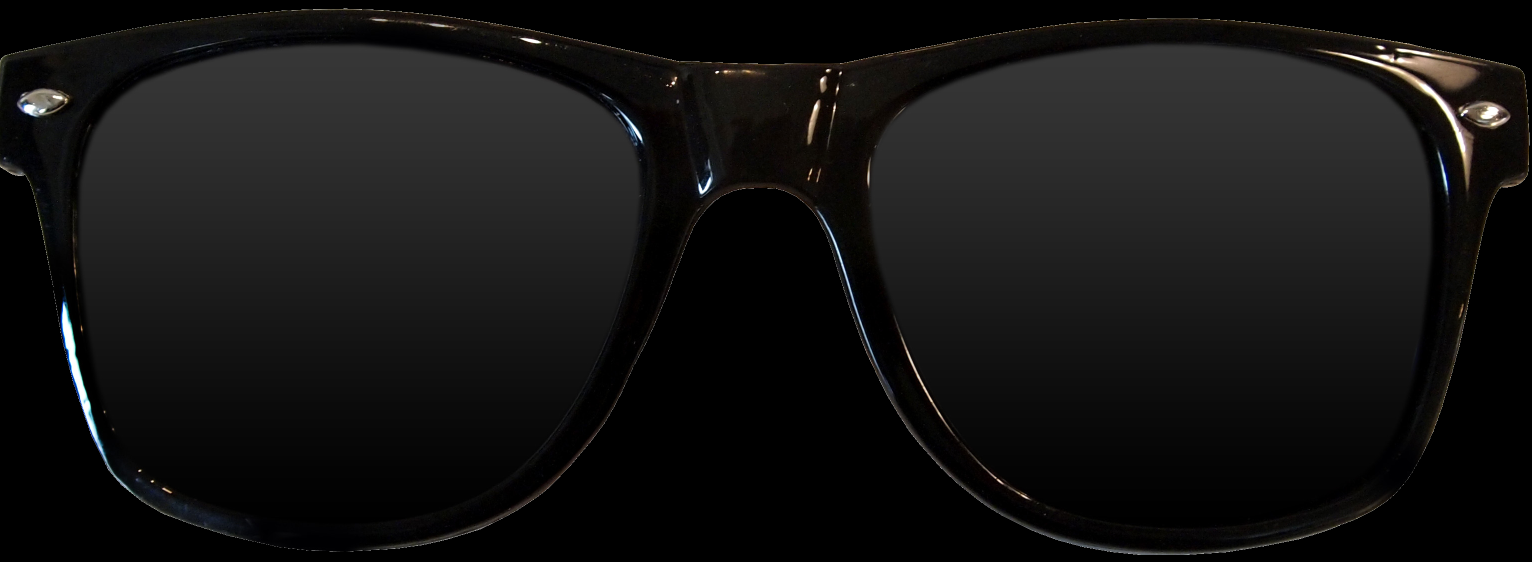
#> input picture images/sunglasses.png, 3064 x 1123 px (shown at 1/2 size); the run also reads 1 picture not shown here
$ jupyter execute --allow-errors '4. Fun with Keypoints.ipynb'   (shell and % lines are left out)
#> lines starting #> are read from the running program, lines starting #| are printed output that depends on the picture
## Facial Filters

Using your trained facial keypoint detector, you can now do things like add filters to a person's face, automatically. In this optional notebook, you can play around with adding sunglasses to detected face's in an image by using the keypoints detected around a person's eyes. Checkout the `images/` directory to see what pther .png's have been provided for you to try, too!

Let's start this process by looking at a sunglasses .png that we'll be working with!

[cell 1]
# import necessary resources
import matplotlib.image as mpimg
import matplotlib.pyplot as plt
import numpy as np
import pandas as pd
import os
import cv2

[cell 2]
# load in sunglasses image with cv2 and IMREAD_UNCHANGED
sunglasses = cv2.imread('images/sunglasses.png', cv2.IMREAD_UNCHANGED)
#> sunglasses is the input picture: shape (1123, 3064, 4); mean B, G, R, A 18.7, 19.1, 19.5, 184.3
straw_hat = cv2.imread('images/straw_hat.png', cv2.IMREAD_UNCHANGED)
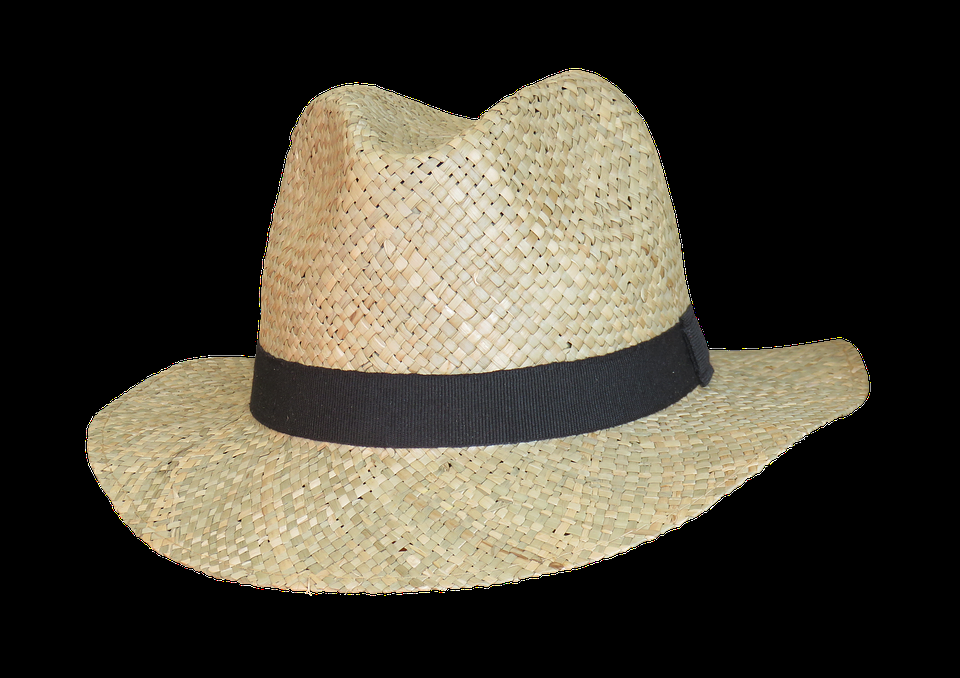
#> input picture images/straw_hat.png, 960 x 678 px
#> straw_hat is the input picture: shape (678, 960, 4); mean B, G, R, A 52.6, 64.2, 69, 96.9
moustache = cv2.imread('images/moustache.png', cv2.IMREAD_UNCHANGED)
# plot our image
plt.figure(figsize=(10,10))

plt.subplot(1,3,1)
plt.imshow(sunglasses)

plt.subplot(1,3,2)
plt.imshow(straw_hat)

plt.subplot(1,3,3)
plt.imshow(moustache)


# print out its dimensions
print('Image shape: ', sunglasses.shape)
#| Image shape:  (1123, 3064, 4)
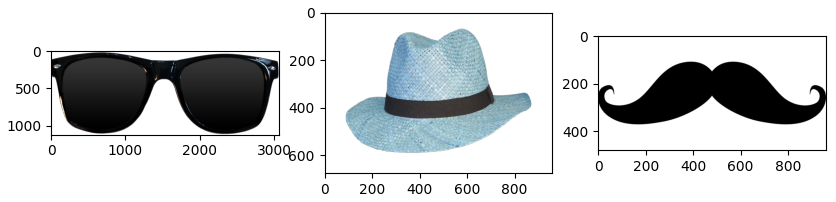
#> figure drawn by matplotlib, 3 panels; B, G, R data is drawn as R, G, B

## The 4th dimension

You'll note that this image actually has *4 color channels*, not just 3 as your avg RGB image does. This is due to the flag we set `cv2.IMREAD_UNCHANGED`, which tells this to read in another color channel.

#### Alpha channel
It has the usual red, blue, and green channels any color image has, and the 4th channel respresents the **transparency level of each pixel** in the image; this is often called the **alpha** channel. Here's how the transparency channel works: the lower the value, the more transparent, or see-through, the pixel will become.  The lower bound (completely transparent) is zero here, so any pixels set to 0 will not be seen; these look like white background pixels in the image above, but they are actually totally transparent.

This transparent channel allows us to place this rectangular image of sunglasses on an image of a face and still see the face area that is techically covered by the transparentbackground of the sunglasses image!

Let's check out the alpha channel of our sunglasses image in the next Python cell. Because many of the pixels in the background of the image have an alpha value of 0, we'll need to explicitly print out non-zero values if we want to see them.

[cell 3]
# print out the sunglasses transparency (alpha) channel
alpha_channel_1 = sunglasses[:,:,3]
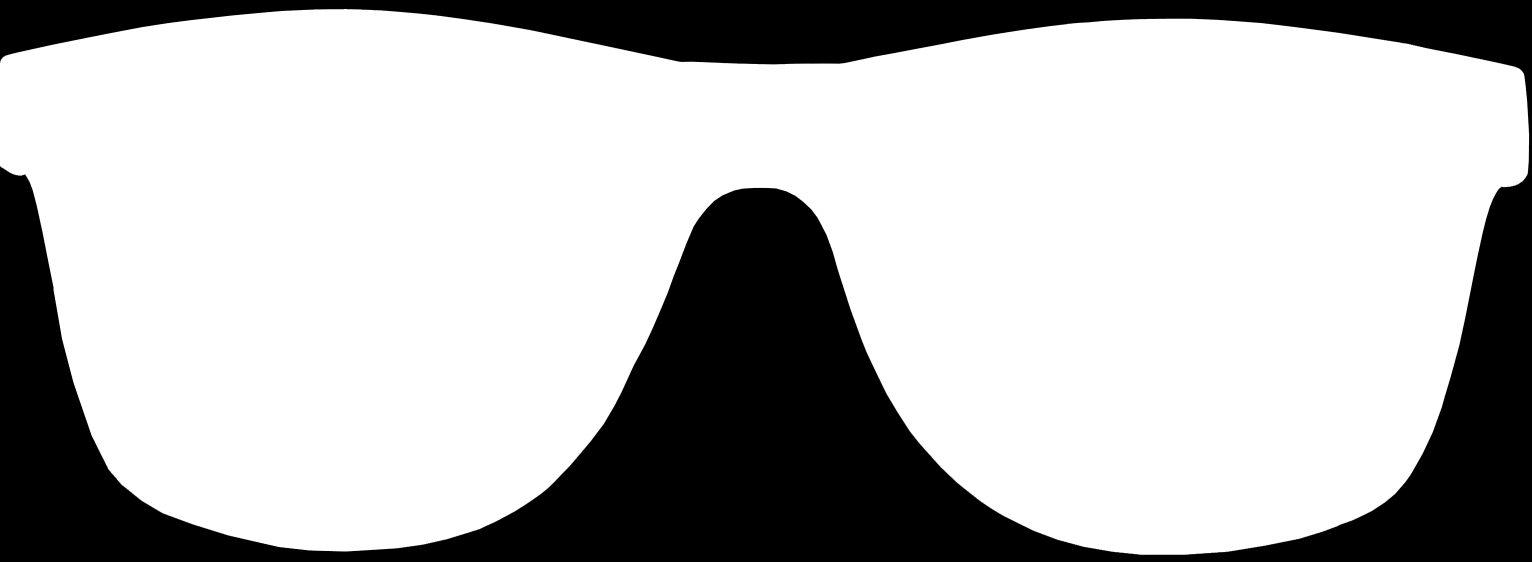
#> alpha_channel_1: shape (1123, 3064) (shown at 1/2 size); min 0, max 255, mean 184.3
print ('The alpha channel looks like this (black pixels = transparent): ')
plt.imshow(alpha_channel_1, cmap='gray')

[cell 4]
alpha_channel_2 = straw_hat[:, :, 3]
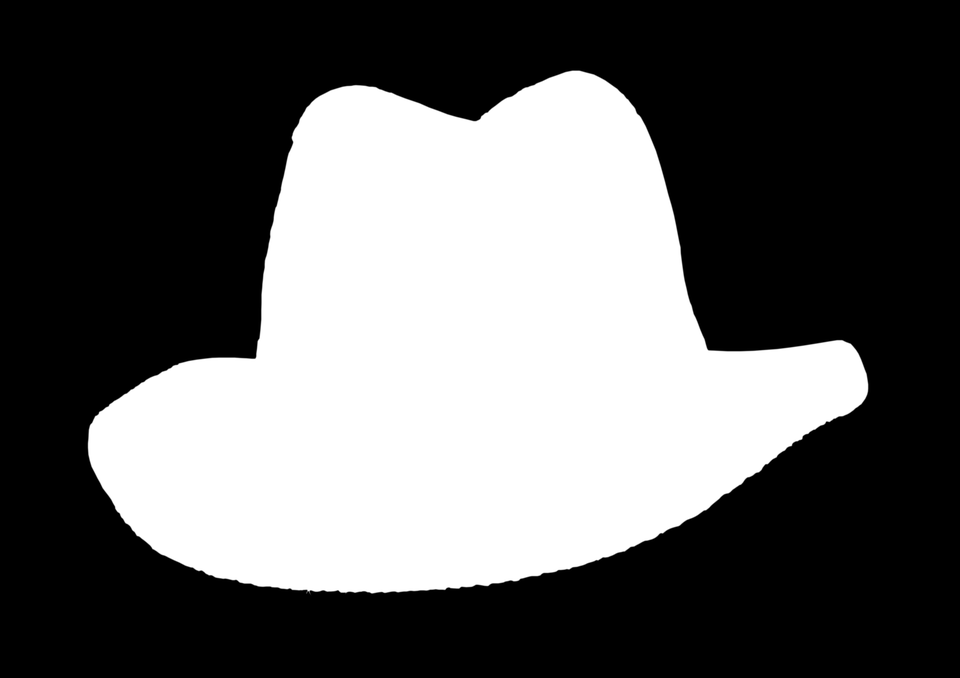
#> alpha_channel_2: shape (678, 960); min 0, max 255, mean 96.9
print ('The alpha channel looks like this (black pixels = transparent): ')
plt.imshow(alpha_channel_2, cmap='gray')

[cell 5]
alpha_channel_3 = moustache[:, :, 3]
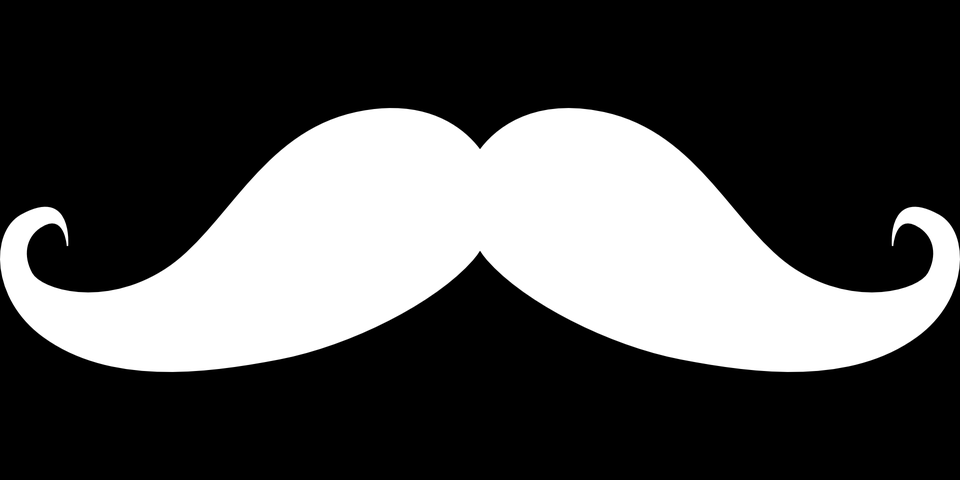
#> alpha_channel_3: shape (480, 960); min 0, max 255, mean 78
print ('The alpha channel looks like this (black pixels = transparent): ')
plt.imshow(alpha_channel_3, cmap='gray')
